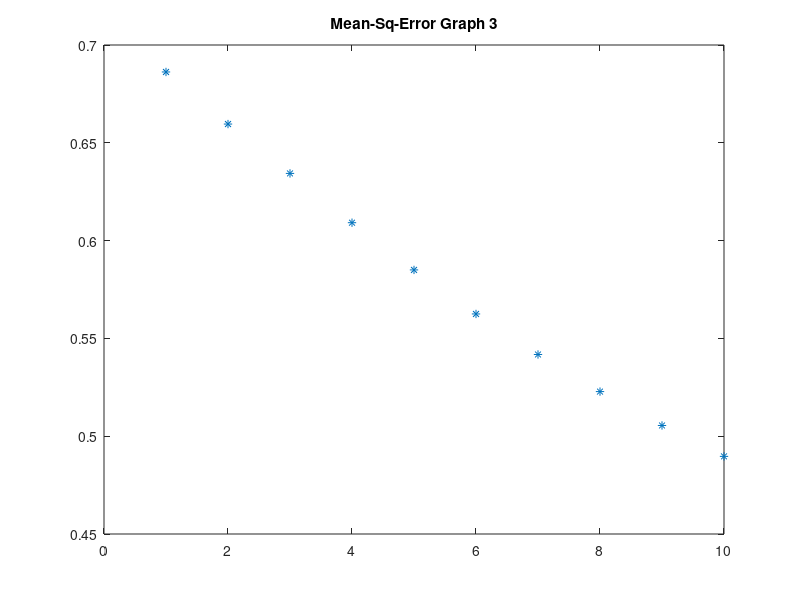

Recreate this plot in MATLAB.
function adalineand
%input array
ar =  [0 0 1 1; 0 1 0 1];
   
% target array
t = [ 0, 0, 0, 1 ];
err=[];
 % taking bias in each case as 1

 %consider learning rate = 0.2
 w1 = 0.2; w2 = 0.2; 
 b = 0.2;
 yi=[];

 mse=[];
  
for i =1:10

    
        disp( "EPOCH ") 
        disp(i  )
       
      for j =1:4
           
            % calculating net input
             yi(j) = ar(1,j) * w1 + ar(2,j) * w2 + 1 * b;
             
             dif = t(j) - yi(j);
             err(j) = dif * dif;
             if(err(j)~=0)
            
                 %updated weights
                 w1 =w1+ 0.2  *dif *ar(1,j) ;
                 w2 =w2+ 0.2 * dif * ar(2,j) ;
                 b = b+0.2 * dif * 0.2;
                 

             else
                 w1=w1;
                 w2=w2;
                 b=b;
             end
       
       disp('w1:');
       disp(w1);
       disp('w2:');
       disp(w2);
         
       
      end
       disp(" Errors" )
       disp(err);
       
           er=err(1)+err(2)+err(3)+err(4);
           mse(i)=er;
           disp(er)
           
          
end
 


t
for p =1:4
    final(1,p)=w1*ar(1,p)+w2*ar(2,p)+b;
end
final;
round(final)
x=[1,2,3,4,5,6,7,8,9,10];
y=mse;
plot(x,y,'*')
title("Mean-Sq-Error Graph 3")